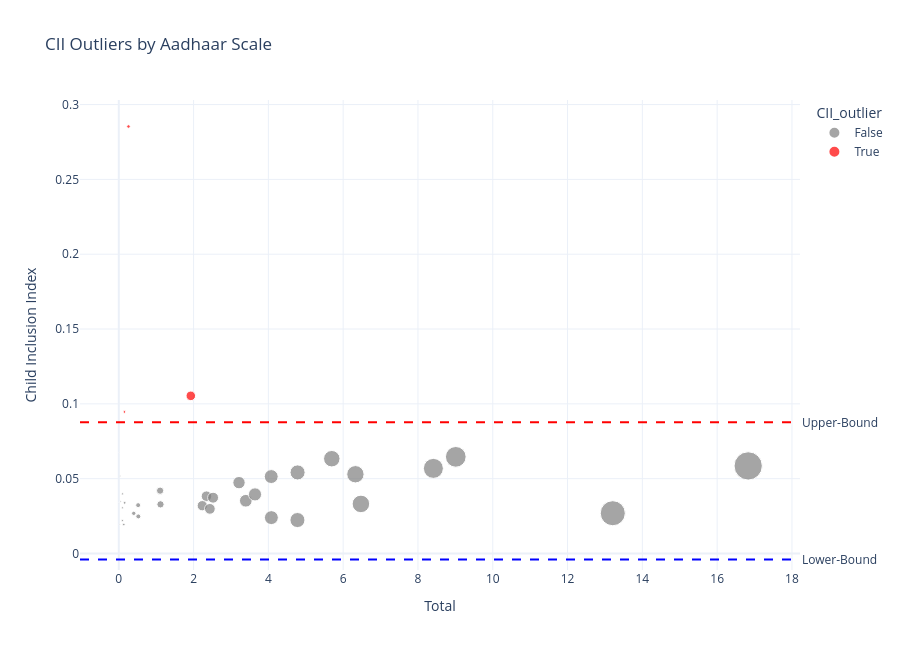

The notebook cell this image was saved under:
### Code cell
outlier_df = df.copy()
Q1 = outlier_df['CII'].quantile(0.25)
Q3 = outlier_df['CII'].quantile(0.75)
IQR = Q3 - Q1

lower_bound = Q1 - 1.5 * IQR
upper_bound = Q3 + 1.5 * IQR

outlier_df['CII_outlier'] = (
    (outlier_df['CII'] < lower_bound) |
    (outlier_df['CII'] > upper_bound)
)
outliers = outlier_df[outlier_df['CII_outlier']]
outliers[['state', 'CII', 'Total']]
fig = px.scatter(
    outlier_df,
    x='Total',
    y='CII',
    color='CII_outlier',
    hover_name='state',
    size='Total',
    color_discrete_map={True: 'red', False: 'gray'},
    labels={
        '': 'Total Aadhaar Activity (Lakhs)',
        'CII': 'Child Inclusion Index'
    },
    title='CII Outliers by Aadhaar Scale'
)
fig.add_hline(y=lower_bound,  line_dash='dash',
    line_color='blue',
    annotation_text='Lower-Bound',
    annotation_position='right',
              )
fig.add_hline(y=upper_bound, line_dash='dash',
              line_color='red',
              annotation_text='Upper-Bound',
              annotation_position='right')

fig.update_layout(
    template='plotly_white',
    height=650
)

fig.show()

### Figure 1 — Plotly figure (JSON) as saved in the notebook; plotly's stock layout.template omitted (floating-point values rounded to 4 significant figures)
{"data": [{"hovertemplate": "<b>%{hovertext}</b><br><br>CII_outlier=False<br>Total=%{marker.size}<br>Child Inclusion Index=%{y}<extra></extra>", "hovertext": ["andaman nicobar islands", "andhra pradesh", "arunachal pradesh", "bihar", "chandigarh", "chhattisgarh", "dadra and nagar haveli and daman and diu", "delhi", "goa", "gujarat", "haryana", "himachal pradesh", "jammu kashmir", "jharkhand", "karnataka", "kerala", "ladakh", "lakshadweep", "madhya pradesh", "maharashtra", "manipur", "mizoram", "odisha", "pondicherry", "punjab", "rajasthan", "sikkim", "tamil nadu", "telangana", "tripura", "uttar pradesh", "uttarakhand", "west bengal"], "legendgroup": "False", "marker": {"color": "gray", "size": [0.02572, 4.777, 0.1027, 9.012, 0.1335, 4.08, 0.04988, 2.344, 0.09652, 4.781, 2.521, 0.518, 1.105, 3.215, 4.076, 2.233, 0.0195, 0.005857, 8.412, 13.21, 0.5225, 0.1565, 3.397, 0.09628, 2.436, 6.327, 0.03996, 6.474, 3.643, 0.4009, 16.83, 1.115, 5.696], "sizemode": "area", "sizeref": 0.04208, "symbol": "circle"}, "mode": "markers", "name": "False", "orientation": "v", "showlegend": true, "type": "scatter", "x": [0.02572, 4.777, 0.1027, 9.012, 0.1335, 4.08, 0.04988, 2.344, 0.09652, 4.781, 2.521, 0.518, 1.105, 3.215, 4.076, 2.233, 0.0195, 0.005857, 8.412, 13.21, 0.5225, 0.1565, 3.397, 0.09628, 2.436, 6.327, 0.03996, 6.474, 3.643, 0.4009, 16.83, 1.115, 5.696], "xaxis": "x", "y": [0.01948, 0.02235, 0.03983, 0.06458, 0.01935, 0.02397, 0.03473, 0.03831, 0.022, 0.05417, 0.03729, 0.0323, 0.04198, 0.04734, 0.05141, 0.03193, 0.0676, 0.03381, 0.05687, 0.0269, 0.02476, 0.03389, 0.03525, 0.03052, 0.02983, 0.05296, 0.0518, 0.03313, 0.03949, 0.02684, 0.05852, 0.03284, 0.06334], "yaxis": "y"}, {"hovertemplate": "<b>%{hovertext}</b><br><br>CII_outlier=True<br>Total=%{marker.size}<br>Child Inclusion Index=%{y}<extra></extra>", "hovertext": ["assam", "meghalaya", "nagaland"], "legendgroup": "True", "marker": {"color": "red", "size": [1.926, 0.2596, 0.1513], "sizemode": "area", "sizeref": 0.04208, "symbol": "circle"}, "mode": "markers", "name": "True", "orientation": "v", "showlegend": true, "type": "scatter", "x": [1.926, 0.2596, 0.1513], "xaxis": "x", "y": [0.1054, 0.2853, 0.0946], "yaxis": "y"}], "layout": {"annotations": [{"showarrow": false, "text": "Lower-Bound", "x": 1, "xanchor": "left", "xref": "x domain", "y": -0.004016, "yanchor": "middle", "yref": "y"}, {"showarrow": false, "text": "Upper-Bound", "x": 1, "xanchor": "left", "xref": "x domain", "y": 0.08763, "yanchor": "middle", "yref": "y"}], "height": 650, "legend": {"itemsizing": "constant", "title": {"text": "CII_outlier"}, "tracegroupgap": 0}, "shapes": [{"line": {"color": "blue", "dash": "dash"}, "type": "line", "x0": 0, "x1": 1, "xref": "x domain", "y0": -0.004016, "y1": -0.004016, "yref": "y"}, {"line": {"color": "red", "dash": "dash"}, "type": "line", "x0": 0, "x1": 1, "xref": "x domain", "y0": 0.08763, "y1": 0.08763, "yref": "y"}], "title": {"text": "CII Outliers by Aadhaar Scale"}, "xaxis": {"anchor": "y", "domain": [0, 1], "title": {"text": "Total"}}, "yaxis": {"anchor": "x", "domain": [0, 1], "title": {"text": "Child Inclusion Index"}}}}
